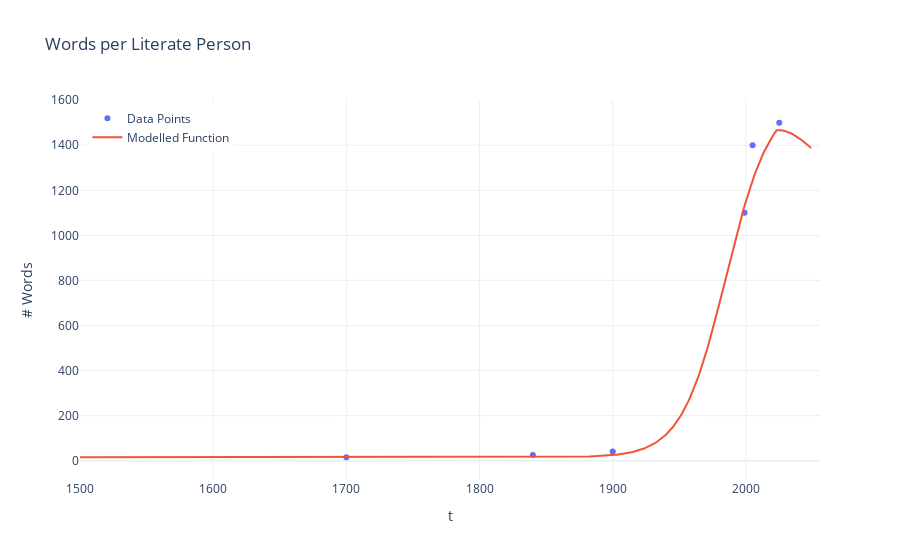

The cell this chart's notebook holds for it:
### Code cell
def G(t, G_max=1600, k_G=0.06, t_G=1985, ai_start_year=2023, ai_dampening_rate=0.005):
    t = np.array(t)  # Ensure t is a NumPy array for vectorized operations
    human_words = G_max / (1 + np.exp(-k_G * (t - t_G))) + 15

    # Apply AI dampening only for years after AI start year
    years_since_ai = np.maximum(0, t - ai_start_year)
    dampening_factor = (1 - ai_dampening_rate) ** years_since_ai
    human_words *= dampening_factor

    return human_words

human_words_data_x = [1700, 1840, 1900, 1999, 2005, 2025]
human_words_data_y=[15, 25, 40, 1100, 1400, 1500]

fig = plot_against_data(G, total_years, human_words_data_x, human_words_data_y, 'Words per Literate Person', '# Words')
fig.show()

### Figure 1 — Plotly figure (JSON) as saved in the notebook; plotly's stock layout.template omitted (floating-point values rounded to 4 significant figures; data arrays with more than 128 entries replaced by an {"elided": "..."} marker saying what was removed)
{"data": [{"line": {"width": 2}, "mode": "markers", "name": "Data Points", "x": [1700, 1840, 1900, 1999, 2005, 2025], "y": [15, 25, 40, 1100, 1400, 1500], "type": "scatter"}, {"line": {"width": 2}, "mode": "lines", "name": "Modelled Function", "x": {"elided": "550 int values"}, "y": {"elided": "550 float values"}, "type": "scatter"}], "layout": {"legend": {"yanchor": "top", "y": 0.99, "xanchor": "left", "x": 0.01}, "title": {"text": "Words per Literate Person"}, "xaxis": {"title": {"text": "t"}}, "yaxis": {"title": {"text": "# Words"}}, "hovermode": "x unified", "showlegend": true}}
